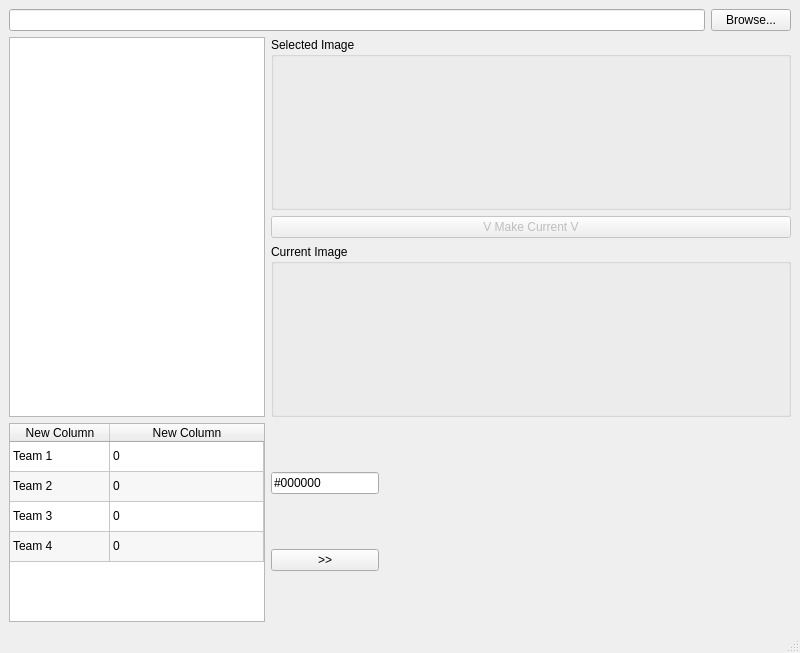
<?xml version="1.0" encoding="UTF-8"?>
<ui version="4.0">
 <class>MainWindow</class>
 <widget class="QMainWindow" name="MainWindow">
  <property name="geometry">
   <rect>
    <x>0</x>
    <y>0</y>
    <width>800</width>
    <height>653</height>
   </rect>
  </property>
  <property name="windowTitle">
   <string>MainWindow</string>
  </property>
  <widget class="QWidget" name="centralwidget">
   <layout class="QVBoxLayout" name="verticalLayout_5">
    <item>
     <layout class="QVBoxLayout" name="verticalLayout_4">
      <item>
       <layout class="QHBoxLayout" name="horizontalLayout_2">
        <item>
         <widget class="QLineEdit" name="lineEdit"/>
        </item>
        <item>
         <widget class="QPushButton" name="pbBrowse">
          <property name="text">
           <string>Browse...</string>
          </property>
         </widget>
        </item>
       </layout>
      </item>
      <item>
       <layout class="QHBoxLayout" name="horizontalLayout">
        <item>
         <widget class="QListWidget" name="listWidget">
          <property name="sizePolicy">
           <sizepolicy hsizetype="Preferred" vsizetype="Expanding">
            <horstretch>0</horstretch>
            <verstretch>0</verstretch>
           </sizepolicy>
          </property>
         </widget>
        </item>
        <item>
         <layout class="QVBoxLayout" name="verticalLayout_3">
          <item>
           <widget class="QGroupBox" name="groupBox">
            <property name="title">
             <string>Selected Image</string>
            </property>
            <layout class="QVBoxLayout" name="verticalLayout">
             <property name="leftMargin">
              <number>0</number>
             </property>
             <property name="topMargin">
              <number>0</number>
             </property>
             <property name="rightMargin">
              <number>0</number>
             </property>
             <property name="bottomMargin">
              <number>0</number>
             </property>
             <item>
              <widget class="ImageViewer" name="widget" native="true">
               <property name="sizePolicy">
                <sizepolicy hsizetype="Expanding" vsizetype="Expanding">
                 <horstretch>0</horstretch>
                 <verstretch>0</verstretch>
                </sizepolicy>
               </property>
               <property name="minimumSize">
                <size>
                 <width>150</width>
                 <height>150</height>
                </size>
               </property>
              </widget>
             </item>
            </layout>
           </widget>
          </item>
          <item>
           <widget class="QPushButton" name="pushButton">
            <property name="enabled">
             <bool>false</bool>
            </property>
            <property name="text">
             <string>V Make Current V</string>
            </property>
           </widget>
          </item>
          <item>
           <widget class="QGroupBox" name="groupBox_2">
            <property name="title">
             <string>Current Image</string>
            </property>
            <layout class="QVBoxLayout" name="verticalLayout_2">
             <property name="leftMargin">
              <number>0</number>
             </property>
             <property name="topMargin">
              <number>0</number>
             </property>
             <property name="rightMargin">
              <number>0</number>
             </property>
             <property name="bottomMargin">
              <number>0</number>
             </property>
             <item>
              <widget class="ImageViewer" name="widget_2" native="true">
               <property name="sizePolicy">
                <sizepolicy hsizetype="Expanding" vsizetype="Expanding">
                 <horstretch>0</horstretch>
                 <verstretch>0</verstretch>
                </sizepolicy>
               </property>
               <property name="minimumSize">
                <size>
                 <width>150</width>
                 <height>150</height>
                </size>
               </property>
              </widget>
             </item>
            </layout>
           </widget>
          </item>
         </layout>
        </item>
       </layout>
      </item>
     </layout>
    </item>
    <item>
     <layout class="QHBoxLayout" name="horizontalLayout_3">
      <item>
       <widget class="QTableWidget" name="tableWidget">
        <property name="sizePolicy">
         <sizepolicy hsizetype="Preferred" vsizetype="Preferred">
          <horstretch>0</horstretch>
          <verstretch>0</verstretch>
         </sizepolicy>
        </property>
        <property name="alternatingRowColors">
         <bool>true</bool>
        </property>
        <attribute name="horizontalHeaderStretchLastSection">
         <bool>true</bool>
        </attribute>
        <attribute name="verticalHeaderVisible">
         <bool>false</bool>
        </attribute>
        <row>
         <property name="text">
          <string>New Row</string>
         </property>
        </row>
        <row>
         <property name="text">
          <string>New Row</string>
         </property>
        </row>
        <row>
         <property name="text">
          <string>New Row</string>
         </property>
        </row>
        <row>
         <property name="text">
          <string>New Row</string>
         </property>
        </row>
        <column>
         <property name="text">
          <string>New Column</string>
         </property>
        </column>
        <column>
         <property name="text">
          <string>New Column</string>
         </property>
        </column>
        <item row="0" column="0">
         <property name="text">
          <string>Team 1</string>
         </property>
        </item>
        <item row="0" column="1">
         <property name="text">
          <string>0</string>
         </property>
        </item>
        <item row="1" column="0">
         <property name="text">
          <string>Team 2</string>
         </property>
        </item>
        <item row="1" column="1">
         <property name="text">
          <string>0</string>
         </property>
        </item>
        <item row="2" column="0">
         <property name="text">
          <string>Team 3</string>
         </property>
        </item>
        <item row="2" column="1">
         <property name="text">
          <string>0</string>
         </property>
        </item>
        <item row="3" column="0">
         <property name="text">
          <string>Team 4</string>
         </property>
        </item>
        <item row="3" column="1">
         <property name="text">
          <string>0</string>
         </property>
        </item>
       </widget>
      </item>
      <item>
       <layout class="QVBoxLayout" name="verticalLayout_6">
        <item>
         <widget class="QLineEdit" name="leColor">
          <property name="sizePolicy">
           <sizepolicy hsizetype="Preferred" vsizetype="Fixed">
            <horstretch>0</horstretch>
            <verstretch>0</verstretch>
           </sizepolicy>
          </property>
          <property name="inputMask">
           <string>\#HHHHHHhh</string>
          </property>
          <property name="text">
           <string>#000000</string>
          </property>
          <property name="maxLength">
           <number>9</number>
          </property>
         </widget>
        </item>
        <item>
         <widget class="QPushButton" name="pushButton_2">
          <property name="sizePolicy">
           <sizepolicy hsizetype="Preferred" vsizetype="Fixed">
            <horstretch>0</horstretch>
            <verstretch>0</verstretch>
           </sizepolicy>
          </property>
          <property name="text">
           <string>&gt;&gt;</string>
          </property>
         </widget>
        </item>
       </layout>
      </item>
      <item>
       <widget class="ImageViewer" name="widget_3" native="true">
        <property name="sizePolicy">
         <sizepolicy hsizetype="Expanding" vsizetype="Expanding">
          <horstretch>0</horstretch>
          <verstretch>0</verstretch>
         </sizepolicy>
        </property>
       </widget>
      </item>
     </layout>
    </item>
   </layout>
  </widget>
  <widget class="QMenuBar" name="menubar">
   <property name="geometry">
    <rect>
     <x>0</x>
     <y>0</y>
     <width>800</width>
     <height>21</height>
    </rect>
   </property>
  </widget>
  <widget class="QStatusBar" name="statusbar"/>
 </widget>
 <customwidgets>
  <customwidget>
   <class>ImageViewer</class>
   <extends>QWidget</extends>
   <header>imageviewer.h</header>
   <container>1</container>
  </customwidget>
 </customwidgets>
 <resources/>
 <connections/>
</ui>
